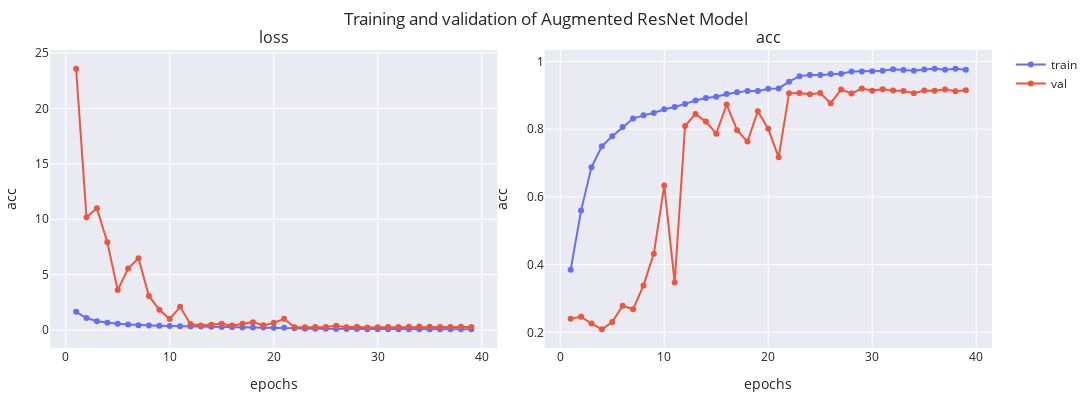

Notebook source saved alongside this figure:
### Markdown cell above
### 2.5 What if we add Data Augmentation?

### Code cell
from keras.models import Sequential
resnet_data_aug = Sequential([
    layers.RandomFlip("horizontal"),
    layers.RandomRotation(0.1),
    layers.RandomZoom(0.2),
    layers.GaussianNoise(0.01),
    CustomResNet(num_classes=5)
], name='ResNetAug')

resnet_data_aug.compile(optimizer="adam", loss="sparse_categorical_crossentropy",  metrics=[SparseCategoricalAccuracy('acc')])
resnet_data_aug_history = train_model(
    resnet_data_aug,
    train_dataset,
    val_dataset,
    path=model_dir,
    epochs=50,
    verbose=1,
    lr_patience=5,
    val_patience=10,
).history

print(
    f"Final loss: training -> {resnet_data_aug_history['loss'][-1]:.2f}, validation -> {resnet_data_aug_history['val_loss'][-1]:.2f}"
)
print(
    f"Final accuracy: training -> {resnet_data_aug_history['acc'][-1]:.2f}, validation -> {resnet_data_aug_history['val_acc'][-1]:.2f}"
)
plot_history(resnet_data_aug_history, ['loss', 'acc'], name='Augmented ResNet Model')

### Figure 1 — Plotly figure (JSON) as saved in the notebook; plotly's stock layout.template omitted (floating-point values rounded to 4 significant figures)
{"data": [{"line": {"color": "#636EFA"}, "marker": {"color": "#636EFA"}, "mode": "lines+markers", "name": "train", "showlegend": true, "type": "scatter", "x": [1, 2, 3, 4, 5, 6, 7, 8, 9, 10, 11, 12, 13, 14, 15, 16, 17, 18, 19, 20, 21, 22, 23, 24, 25, 26, 27, 28, 29, 30, 31, 32, 33, 34, 35, 36, 37, 38, 39], "xaxis": "x", "y": [1.643, 1.086, 0.7941, 0.6488, 0.5584, 0.4976, 0.4412, 0.4092, 0.3901, 0.3595, 0.3474, 0.3289, 0.3079, 0.2866, 0.2739, 0.2483, 0.2387, 0.2348, 0.2241, 0.2118, 0.2139, 0.161, 0.1178, 0.1094, 0.108, 0.09671, 0.09479, 0.08379, 0.0805, 0.07797, 0.07552, 0.06845, 0.06991, 0.06915, 0.06633, 0.06575, 0.06836, 0.06148, 0.06621], "yaxis": "y"}, {"line": {"color": "#EF553B"}, "marker": {"color": "#EF553B"}, "mode": "lines+markers", "name": "val", "showlegend": true, "type": "scatter", "x": [1, 2, 3, 4, 5, 6, 7, 8, 9, 10, 11, 12, 13, 14, 15, 16, 17, 18, 19, 20, 21, 22, 23, 24, 25, 26, 27, 28, 29, 30, 31, 32, 33, 34, 35, 36, 37, 38, 39], "xaxis": "x", "y": [23.59, 10.17, 10.99, 7.93, 3.604, 5.544, 6.483, 3.074, 1.825, 0.9939, 2.094, 0.542, 0.4139, 0.4868, 0.5697, 0.3978, 0.5723, 0.7134, 0.4225, 0.6471, 1.008, 0.2495, 0.2576, 0.2677, 0.2755, 0.3845, 0.2496, 0.2911, 0.238, 0.2597, 0.2657, 0.2751, 0.289, 0.3085, 0.2852, 0.279, 0.2772, 0.2963, 0.2765], "yaxis": "y"}, {"line": {"color": "#636EFA"}, "marker": {"color": "#636EFA"}, "mode": "lines+markers", "name": "train", "showlegend": false, "type": "scatter", "x": [1, 2, 3, 4, 5, 6, 7, 8, 9, 10, 11, 12, 13, 14, 15, 16, 17, 18, 19, 20, 21, 22, 23, 24, 25, 26, 27, 28, 29, 30, 31, 32, 33, 34, 35, 36, 37, 38, 39], "xaxis": "x2", "y": [0.3845, 0.5596, 0.6873, 0.7496, 0.7789, 0.8062, 0.8312, 0.8408, 0.848, 0.8588, 0.8653, 0.8747, 0.8848, 0.8922, 0.8957, 0.904, 0.9089, 0.9131, 0.9124, 0.9191, 0.9204, 0.9403, 0.9567, 0.9601, 0.9597, 0.9626, 0.9635, 0.9702, 0.9704, 0.9708, 0.9728, 0.9769, 0.9751, 0.9728, 0.9763, 0.9788, 0.9759, 0.9783, 0.9759], "yaxis": "y2"}, {"line": {"color": "#EF553B"}, "marker": {"color": "#EF553B"}, "mode": "lines+markers", "name": "val", "showlegend": false, "type": "scatter", "x": [1, 2, 3, 4, 5, 6, 7, 8, 9, 10, 11, 12, 13, 14, 15, 16, 17, 18, 19, 20, 21, 22, 23, 24, 25, 26, 27, 28, 29, 30, 31, 32, 33, 34, 35, 36, 37, 38, 39], "xaxis": "x2", "y": [0.2405, 0.2459, 0.2261, 0.2088, 0.2306, 0.2786, 0.2682, 0.338, 0.4325, 0.6338, 0.3469, 0.8095, 0.8446, 0.8224, 0.7867, 0.8728, 0.7971, 0.7635, 0.853, 0.8011, 0.717, 0.9065, 0.907, 0.9035, 0.907, 0.8768, 0.9169, 0.9055, 0.9198, 0.9134, 0.9179, 0.9139, 0.9129, 0.9065, 0.9139, 0.9134, 0.9169, 0.9119, 0.9149], "yaxis": "y2"}], "layout": {"annotations": [{"font": {"size": 16}, "showarrow": false, "text": "loss", "x": 0.2375, "xanchor": "center", "xref": "paper", "y": 1, "yanchor": "bottom", "yref": "paper"}, {"font": {"size": 16}, "showarrow": false, "text": "acc", "x": 0.7625, "xanchor": "center", "xref": "paper", "y": 1, "yanchor": "bottom", "yref": "paper"}], "height": 400, "margin": {"b": 10, "l": 10, "r": 10, "t": 50}, "title": {"text": "Training and validation of Augmented ResNet Model"}, "width": 1200, "xaxis": {"anchor": "y", "domain": [0, 0.475], "title": {"text": "epochs"}}, "xaxis2": {"anchor": "y2", "domain": [0.525, 1], "title": {"text": "epochs"}}, "yaxis": {"anchor": "x", "domain": [0, 1], "title": {"text": "acc"}}, "yaxis2": {"anchor": "x2", "domain": [0, 1], "title": {"text": "acc"}}}}
